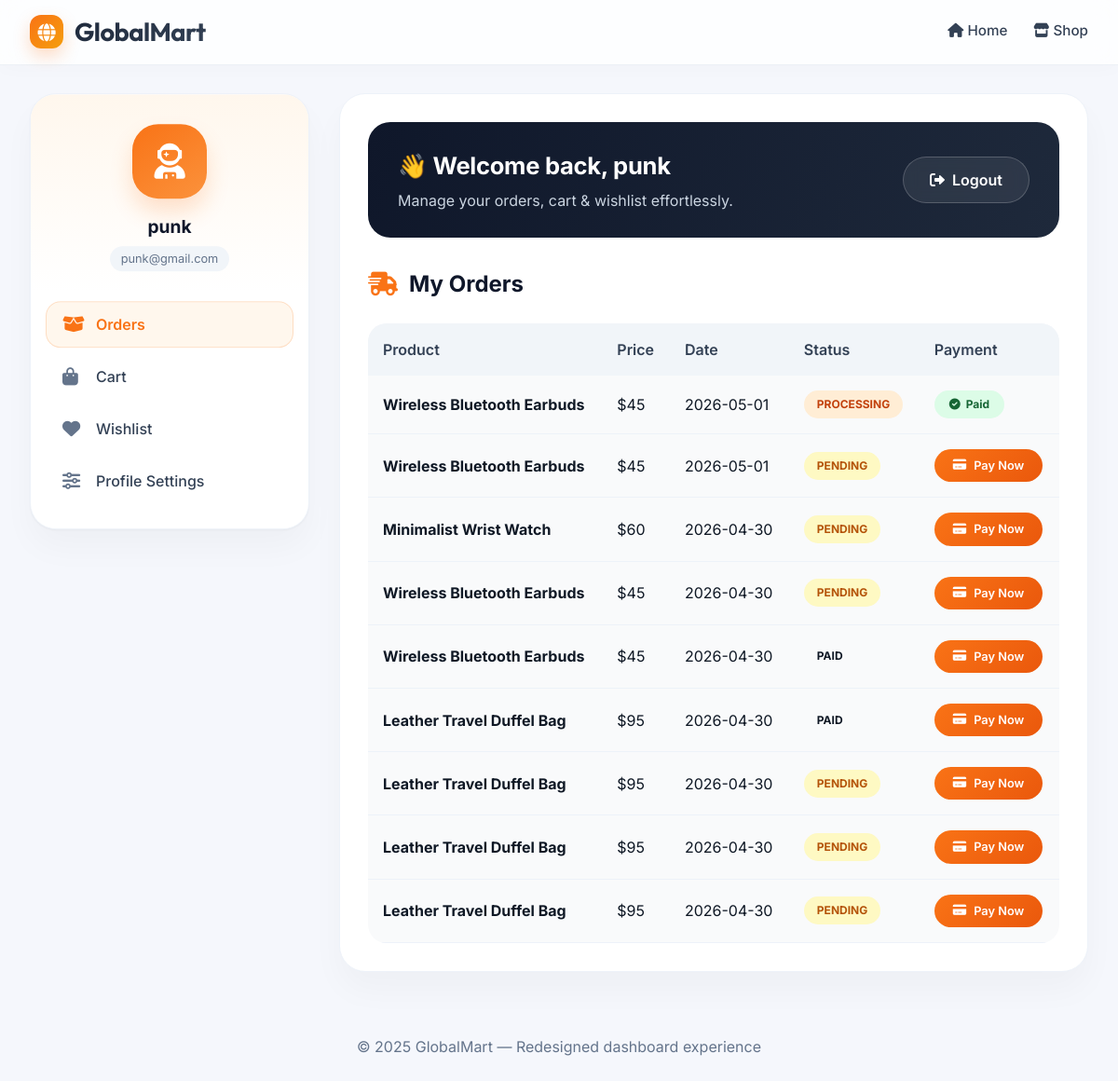
The page /dashboard/ (signed in) on the database its author committed.
### products/models.py (models this page shows, shortened)
class Order(models.Model):
    STATUS_CHOICES = [
        ('pending', 'Pending'),
        ('processing', 'Processing'),
        ('delivered', 'Delivered'),
        ('cancelled', 'Cancelled'),
    ]
    user = models.ForeignKey(User, on_delete=models.CASCADE)
    product = models.ForeignKey(Product, on_delete=models.CASCADE)
    quantity = models.IntegerField(default=1)
    price = models.DecimalField(max_digits=10, decimal_places=2)
    total_price = models.DecimalField(max_digits=10, decimal_places=2)
    status = models.CharField(max_length=20, choices=STATUS_CHOICES, default='pending')
    payment_reference = models.CharField(max_length=100, null=True, blank=True)
    payment_status = models.CharField(
        max_length=20,
        default="unpaid"
    )
    created_at = models.DateTimeField(auto_now_add=True)

class Product(models.Model):
    name = models.CharField(max_length=100)
    slug = models.SlugField(unique=True)  # 🔥 important
    description = models.TextField()
    price = models.DecimalField(max_digits=10, decimal_places=2)
    stock = models.IntegerField()
    image = CloudinaryField('image', blank=True, null=True)
    category = models.ForeignKey(
        Category,
        on_delete=models.CASCADE,
        null=True,
        blank=True
    )
    created_at = models.DateTimeField(auto_now_add=True)
    updated_at = models.DateTimeField(auto_now=True)

### products/views.py (the view)
# urls.py: path("dashboard/", views.dashboard_view, name="dashboard"),
@login_required
def dashboard_view(request):
    orders = Order.objects.filter(user=request.user).order_by("-created_at")
    cart_items = Cart.objects.filter(user=request.user)
    wishlist_items = Wishlist.objects.filter(user=request.user)
    cart_total = sum(item.product.price * item.quantity for item in cart_items)
    return render(request, "dashboard/index.html", {
        "orders": orders,
        "cart_items": cart_items,
        "wishlist_items": wishlist_items,
        "cart_total": cart_total
    })

### products/templates/dashboard/index.html (shortened to what this page needs)
<!DOCTYPE html>
<html lang="en">
<head>
  <link rel="stylesheet" href="https://cdnjs.cloudflare.com/ajax/libs/font-awesome/6.0.0-beta3/css/all.min.css">
</head>
<body>
  <header class="main-header">
    <div class="header-container">
      <div class="logo">
        <div class="logo-icon"><i class="fas fa-globe"></i></div>
        <h1>GlobalMart</h1>
      </div>
      <nav class="nav-links">
        <a href="/"><i class="fas fa-home"></i> Home</a>
        <a href="/shop/"><i class="fas fa-store"></i> Shop</a>
      </nav>
    </div>
  </header>
  <div class="dashboard-wrapper">
    <div class="dashboard-grid">
      <aside class="sidebar" id="dashboardSidebar">
        <div class="user-info">
          <div class="avatar"><i class="fas fa-user-astronaut"></i></div>
          <h4>{{ user.username }}</h4>
          <p>{{ user.email }}</p>
        </div>
        <div class="nav-menu">
          <div class="nav-item active" data-panel="orders"><i class="fas fa-box-open"></i> Orders</div>
          <div class="nav-item" data-panel="cart"><i class="fas fa-shopping-bag"></i> Cart</div>
          <div class="nav-item" data-panel="wishlist"><i class="fas fa-heart"></i> Wishlist</div>
          <div class="nav-item" data-panel="profile"><i class="fas fa-sliders-h"></i> Profile Settings</div>
        </div>
      </aside>
      <main class="main-content">
        <div class="welcome-banner">
          <div class="welcome-text">
            <h2>👋 Welcome back, {{ user.username }}</h2>
            <p>Manage your orders, cart & wishlist effortlessly.</p>
          </div>
          <a href="{% url 'logout' %}" class="logout-btn"><i class="fas fa-sign-out-alt"></i> Logout</a>
        </div>
        <div id="panel-orders" class="panel active-panel">
          <h3><i class="fas fa-truck-fast"></i> My Orders</h3>
          {% if orders %}
          <div style="overflow-x: auto;">
            <table class="orders-table">
              <thead>
                <tr>
                  <th>Product</th>
                  <th>Price</th>
                  <th>Date</th>
                  <th>Status</th>
                  <th>Payment</th>
                </tr>
              </thead>
              <tbody>
                {% for order in orders %}
                <tr>
                  <td><strong>{{ order.product.name }}</strong></td>
                  <td>${{ order.price|floatformat:0 }}</td>
                  <td>{{ order.created_at|date:"Y-m-d" }}</td>
                  <td><span class="status-badge status-{{ order.status|lower }}">{{ order.status }}</span></td>
                  <td>
          {% if order.payment_status == "paid" %}
            <span class="paid-badge">
              <i class="fas fa-check-circle"></i> Paid
            </span>
          {% else %}
            <a href="{% url 'pay' order.id %}" class="pay-btn">
              <i class="fas fa-credit-card"></i> Pay Now
            </a>
          {% endif %}
        </td>
                 </tr>
                {% endfor %}
              </tbody>
            </table>
          </div>
          {% else %}
          <div class="empty-msg"><i class="fas fa-box-open"></i><p>No orders yet. Start shopping!</p></div>
          {% endif %}
        </div>
      </main>
    </div>
  </div>
  <div class="footer">
    <p>© 2025 GlobalMart — Redesigned dashboard experience</p>
  </div>
</body>
</html>

### rows shown on the page
Order: product.name "Wireless Bluetooth Earbuds", price "45", created_at "2026-05-01", status "PROCESSING", payment_status "paid" (drawn)
Order: product.name "Wireless Bluetooth Earbuds", price "45", created_at "2026-05-01", status "PENDING", payment_status "Pay Now"
Order: product.name "Minimalist Wrist Watch", price "60", created_at "2026-04-30", status "PENDING", payment_status "Pay Now"
Order: product.name "Wireless Bluetooth Earbuds", price "45", created_at "2026-04-30", status "PENDING", payment_status "Pay Now"
Order: product.name "Wireless Bluetooth Earbuds", price "45", created_at "2026-04-30", status "PAID", payment_status "Pay Now"
Order: product.name "Leather Travel Duffel Bag", price "95", created_at "2026-04-30", status "PAID", payment_status "Pay Now"
Order: product.name "Leather Travel Duffel Bag", price "95", created_at "2026-04-30", status "PENDING", payment_status "Pay Now"
Order: product.name "Leather Travel Duffel Bag", price "95", created_at "2026-04-30", status "PENDING", payment_status "Pay Now"
Order: product.name "Leather Travel Duffel Bag", price "95", created_at "2026-04-30", status "PENDING", payment_status "Pay Now"

### other values the page prints
{{ user.username }} "punk"
{{ user.email }} "punk@gmail.com"
